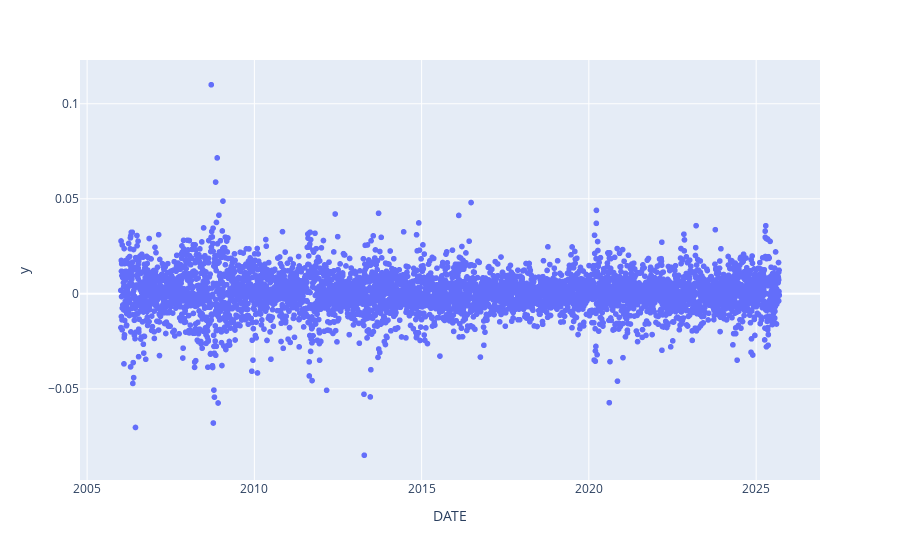

Notebook code for this chart:
### Code cell
px.scatter(df,df.index,df.GOLD_CHANGE_PCT)

### Figure 1 — Plotly figure (JSON) as saved in the notebook; plotly's stock layout.template omitted (floating-point values rounded to 4 significant figures; data arrays with more than 128 entries replaced by an {"elided": "..."} marker saying what was removed)
{"data": [{"hovertemplate": "DATE=%{x}<br>y=%{y}<extra></extra>", "legendgroup": "", "marker": {"color": "#636efa", "symbol": "circle"}, "mode": "markers", "name": "", "showlegend": false, "type": "scattergl", "x": {"elided": "5127 str values"}, "xaxis": "x", "y": {"elided": "5127 float values"}, "yaxis": "y"}], "layout": {"legend": {"tracegroupgap": 0}, "margin": {"t": 60}, "xaxis": {"anchor": "y", "domain": [0, 1], "title": {"text": "DATE"}}, "yaxis": {"anchor": "x", "domain": [0, 1], "title": {"text": "y"}}}}
